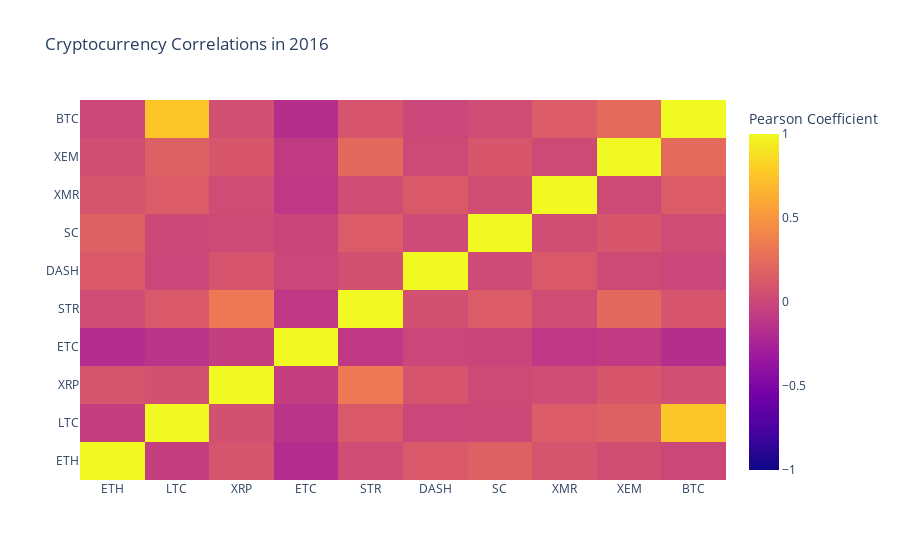

Notebook source saved alongside this figure:
### Code cell
# Calculate the pearson correlation coefficients for cryptocurrencies in 2016
combined_df_2016 = combined_df[combined_df.index.year == 2016]
# combined_df_2016.pct_change().corr(method='pearson')

correlation_heatmap(combined_df_2016.pct_change(), "Cryptocurrency Correlations in 2016")

### Figure 1 — Plotly figure (JSON) as saved in the notebook; plotly's stock layout.template omitted (floating-point values rounded to 4 significant figures)
{"data": [{"colorbar": {"title": {"text": "Pearson Coefficient"}}, "type": "heatmap", "x": ["ETH", "LTC", "XRP", "ETC", "STR", "DASH", "SC", "XMR", "XEM", "BTC"], "y": ["ETH", "LTC", "XRP", "ETC", "STR", "DASH", "SC", "XMR", "XEM", "BTC"], "z": [[1, -0.05741, 0.08799, -0.181, 0.03884, 0.1245, 0.1683, 0.09051, 0.04595, 0.002103], [-0.05741, 1, 0.06329, -0.1345, 0.1243, -0.002598, 0.01124, 0.1391, 0.1679, 0.7567], [0.08799, 0.06329, 1, -0.05549, 0.3243, 0.09233, 0.02009, 0.03306, 0.1058, 0.05702], [-0.181, -0.1345, -0.05549, 1, -0.1034, -0.001045, -0.009292, -0.1037, -0.08128, -0.1698], [0.03884, 0.1243, 0.3243, -0.1034, 1, 0.06425, 0.1428, 0.03368, 0.2287, 0.09327], [0.1245, -0.002598, 0.09233, -0.001045, 0.06425, 1, 0.02468, 0.1269, 0.01949, -0.0005515], [0.1683, 0.01124, 0.02009, -0.009292, 0.1428, 0.02468, 1, 0.04826, 0.1062, 0.03386], [0.09051, 0.1391, 0.03306, -0.1037, 0.03368, 0.1269, 0.04826, 1, 0.02074, 0.1395], [0.04595, 0.1679, 0.1058, -0.08128, 0.2287, 0.01949, 0.1062, 0.02074, 1, 0.235], [0.002103, 0.7567, 0.05702, -0.1698, 0.09327, -0.0005515, 0.03386, 0.1395, 0.235, 1]], "zmax": 1, "zmin": -1}], "layout": {"title": {"text": "Cryptocurrency Correlations in 2016"}}}
